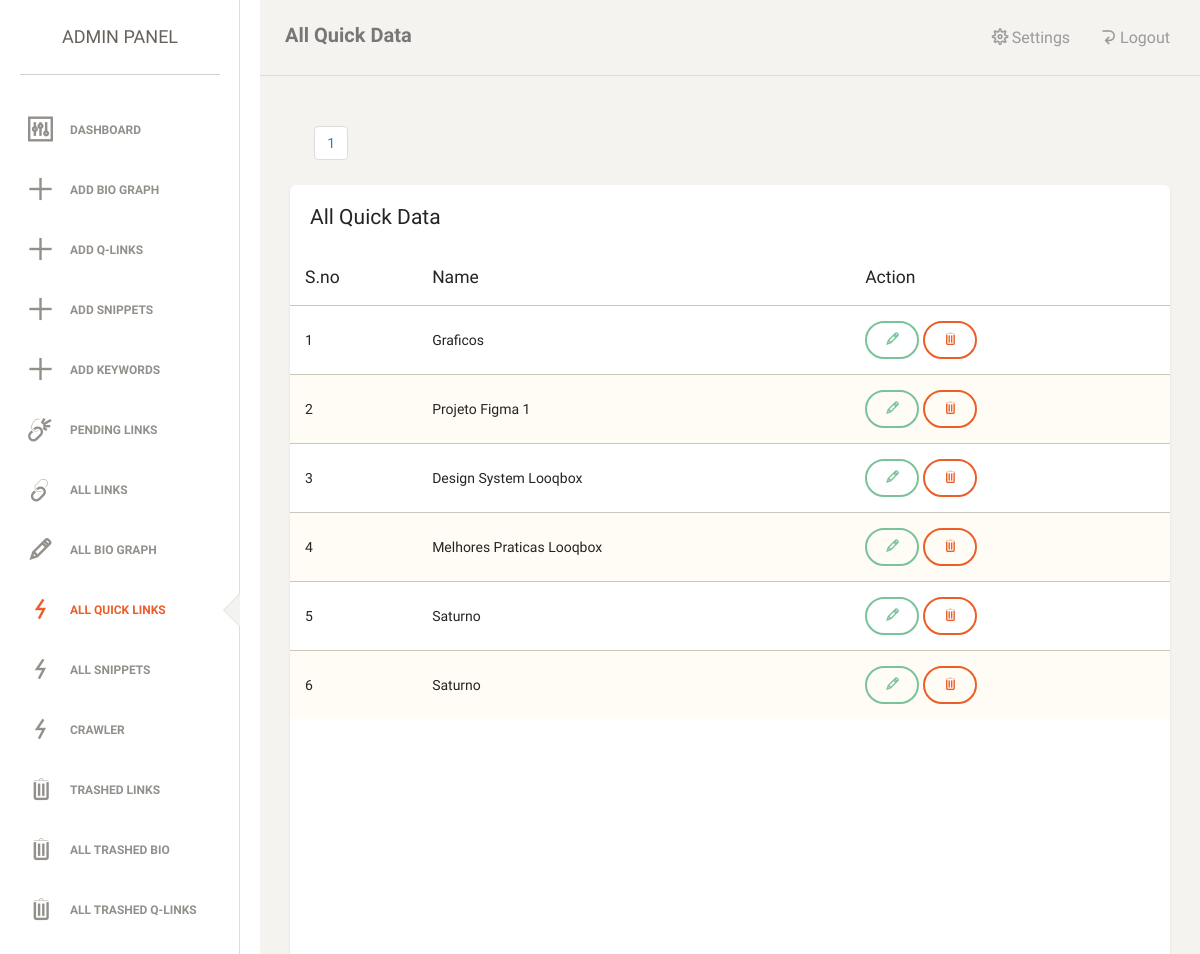
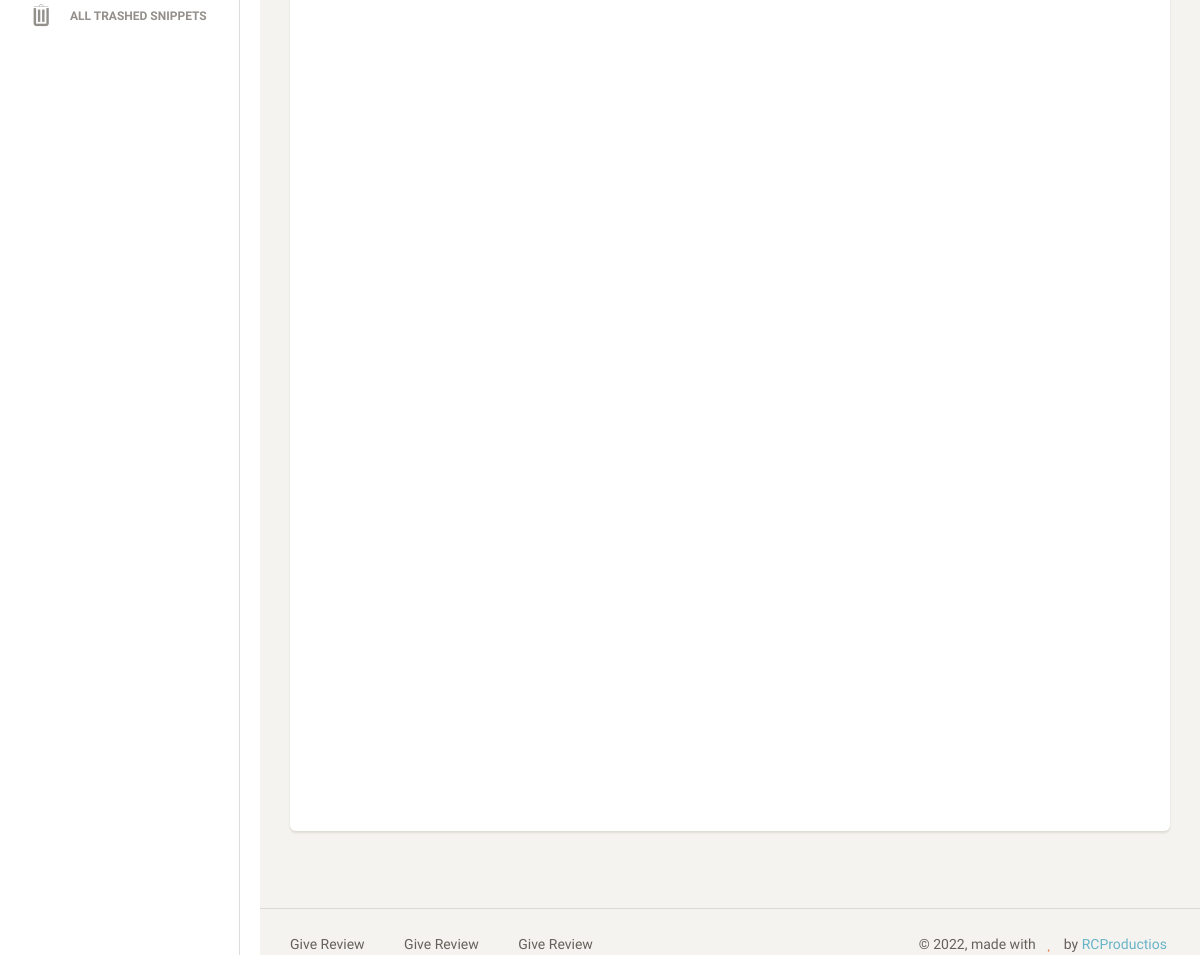
Page /admin/quick_data.php (signed in) on the committed database (2 pictures, top to bottom).
### tables this page shows
CREATE TABLE `quick_know` (
  `id` int(11) NOT NULL,
  `name` longtext NOT NULL,
  `data` longtext NOT NULL,
  `embed` longtext NOT NULL,
  `slides` longtext NOT NULL,
  `youtube` longtext NOT NULL,
  `desc2` longtext NOT NULL,
  `title3` longtext NOT NULL,
  `desc3` longtext NOT NULL,
  `title4` longtext NOT NULL,
  `desc4` longtext NOT NULL,
  `title5` longtext NOT NULL,
  `desc5` longtext NOT NULL,
  `title6` longtext NOT NULL,
  `desc6` longtext NOT NULL,
  `title7` longtext NOT NULL,
  `desc7` longtext NOT NULL,
  `title8` longtext NOT NULL,
  `desc8` longtext NOT NULL,
  `status` longtext NOT NULL
);

### admin/quick_data.php (the view, shortened to what this page needs)
<?php
	include '../inc/db_connect.php';
$limit = 20;
if (isset($_GET["page"])) { $page  = $_GET["page"]; } else { $page=1; };
$start_from = ($page-1) * $limit;
?>
<!doctype html>
<html lang="en">
<head>
    <link href="assets/css/bootstrap.min.css" rel="stylesheet" />
    <link href="assets/css/animate.min.css" rel="stylesheet"/>
    <link href="assets/css/paper-dashboard.css" rel="stylesheet"/>
    <link href="assets/css/demo.css" rel="stylesheet" />
    <link href="css/font-awesome.min.css" rel="stylesheet">
    <link href="assets/css/themify-icons.css" rel="stylesheet">
</head>
<body>
<div class="wrapper">
<?php include 'sidebar.php';?>
    <div class="main-panel">
		<nav class="navbar navbar-default">
            <div class="container-fluid">
                <div class="navbar-header">
                    <a class="navbar-brand" href="#">All Quick Data</a>
                </div>
                <?php include 'header.php'; ?>
            </div>
        </nav>
		<div class="content">
            <div class="container-fluid">&nbsp;&nbsp;&nbsp;&nbsp;&nbsp;&nbsp;
					<?php
			$sql = "SELECT count(id) FROM quick_know WHERE status='published' ORDER BY id ASC LIMIT $start_from, $limit";
			$rs_result = mysqli_query($conn,$sql);
			$row = mysqli_fetch_array($rs_result,MYSQLI_NUM);
			$total_records = $row[0];
			if($total_records<200)
			{
				$total_pages = ceil($total_records / $limit);
				$pagLink = "<ul class='pagination'>";
				for ($i=1; $i<=$total_pages; $i++) {
							 $pagLink .= "<li class='page-item'><a class='page-link' href='?page=".$i."'>".$i."</a></li>";
				};
				echo $pagLink . "</ul>";
			}
		?><div style="height:1600px" class="card card-map">
					<div class="header">
                        <h4 class="title">All Quick Data</h4>
                    </div>
					<div class="map">
					<table class="table table-striped">
                                    <thead>
                                    	<th>S.no</th>
                                    	<th>Name</th>
                                    	<th>Action</th>
                                    </thead>
                                    <tbody>
						<?php
						$sql="SELECT * FROM quick_know where status='published'";
						$result=mysqli_query($conn,$sql);
						$count=0;
						while($rows=mysqli_fetch_assoc($result)){
							$count++;
									echo ' <tr>
                                        	<td>'.$count.'</td>
                                        	<td>'.$rows['name'].'</td>
                                        	<td>
											<form action="" method="post">
											<input type="hidden" name="id" value="'.$rows['id'].'">
											<a href="update_qdata?id='.$rows['id'].'" class="btn btn-success"><i class="ti-pencil"></i></a>
											<button name="delete" class="btn btn-danger"><i class="ti-trash"></i></button>
											</form>
											</td>
                                        </tr>';
						}
						?>
						</tbody>
						</table>
					</div>
				</div>
			</div>
		</div>
        <?php include 'footer.php'; ?>
    </div>
</div>
</body>
</html>

### admin/sidebar.php
<div class="sidebar" data-background-color="white" data-active-color="danger">
<div style="width:240px;" class="sidebar-wrapper">
            <div class="logo">
                <a href="#" class="simple-text">
                    Admin Panel
                </a>
            </div>
            <ul class="nav">
			<?php if(basename($_SERVER['PHP_SELF'])=='dashboard.php'){echo'<li class="active">';}else{echo'<li>';}?>
                    <a href="dashboard.php">
                        <i class="ti-panel"></i>
                        <p>Dashboard</p>
                    </a>
                </li>
				<?php if(basename($_SERVER['PHP_SELF'])=='add_bio.php'){echo'<li class="active">';}else{echo'<li>';}?>
                    <a href="add_bio">
                        <i class="ti-plus"></i>
                        <p>Add Bio Graph</p>
                    </a>
                </li>
				 <?php if(basename($_SERVER['PHP_SELF'])=='add_qdata.php'){echo'<li class="active">';}else{echo'<li>';}?>
                    <a href="add_qdata">
                        <i class="ti-plus"></i>
                        <p>Add Q-links</p>
                    </a>
                </li>
                <?php if(basename($_SERVER['PHP_SELF'])=='add_snippet.php'){echo'<li class="active">';}else{echo'<li>';}?>
                    <a href="add_snippet">
                        <i class="ti-plus"></i>
                        <p>Add Snippets</p>
                    </a>
                </li>
				<?php if(basename($_SERVER['PHP_SELF'])=='keywords.php'){echo'<li class="active">';}else{echo'<li>';}?>
                    <a href="keywords">
                        <i class="ti-plus"></i>
                        <p>Add Keywords</p>
                    </a>
                </li>
				<?php if(basename($_SERVER['PHP_SELF'])=='all_plinks.php'){echo'<li class="active">';}else{echo'<li>';}?>
                    <a href="all_plinks">
                        <i class="ti-unlink"></i>
                        <p>Pending Links</p>
                    </a>
                </li>
				 <?php if(basename($_SERVER['PHP_SELF'])=='all_links.php'){echo'<li class="active">';}else{echo'<li>';}?>
                    <a href="all_links">
                        <i class="ti-link"></i>
                        <p>All Links</p>
                    </a>
                </li>
				<?php if(basename($_SERVER['PHP_SELF'])=='all_bio.php'){echo'<li class="active">';}else{echo'<li>';}?>
                    <a href="all_bio">
                        <i class="ti-pencil"></i>
                        <p>All Bio Graph</p>
                    </a>
                </li>
				<?php if(basename($_SERVER['PHP_SELF'])=='quick_data.php'){echo'<li class="active">';}else{echo'<li>';}?>
                    <a href="quick_data">
                        <i class="ti-bolt-alt"></i>
                        <p>All Quick Links</p>
                    </a>
                </li>
                <?php if(basename($_SERVER['PHP_SELF'])=='all_snippets.php'){echo'<li class="active">';}else{echo'<li>';}?>
                    <a href="all_snippets">
                        <i class="ti-bolt-alt"></i>
                        <p>All Snippets</p>
                    </a>
                </li>
                <?php if(basename($_SERVER['PHP_SELF'])=='update_crawl.php?id=1'){echo'<li class="active">';}else{echo'<li>';}?>
                    <a href="update_crawl.php?id=1">
                        <i class="ti-bolt-alt"></i>
                        <p>Crawler</p>
                    </a>
                </li>
				<?php if(basename($_SERVER['PHP_SELF'])=='trash_links.php'){echo'<li class="active">';}else{echo'<li>';}?>
                    <a href="trash_links">
                        <i class="ti-trash"></i>
                        <p>Trashed Links</p>
                    </a>
                </li>
				<?php if(basename($_SERVER['PHP_SELF'])=='trash_bio.php'){echo'<li class="active">';}else{echo'<li>';}?>
                    <a href="trash_bio">
                        <i class="ti-trash"></i>
                        <p>All Trashed Bio</p>
                    </a>
                </li>
				<?php if(basename($_SERVER['PHP_SELF'])=='trash_qdata.php'){echo'<li class="active">';}else{echo'<li>';}?>
                    <a href="trash_qdata">
                        <i class="ti-trash"></i>
                        <p>All Trashed Q-links</p>
                    </a>
                </li>
                <?php if(basename($_SERVER['PHP_SELF'])=='trash_snippet.php'){echo'<li class="active">';}else{echo'<li>';}?>
                    <a href="trash_snippet">
                        <i class="ti-trash"></i>
                        <p>All Trashed Snippets</p>
                    </a>
                </li>
            </ul>
    	</div>
    </div>

### admin/header.php
<div class="collapse navbar-collapse">
                    <ul class="nav navbar-nav navbar-right">
						<li>
                            <a href="settings">
								<i class="ti-settings"></i>
								<p>Settings</p>
                            </a>
                        </li>
						<li>
                            <a href="logout">
								<i class="ti-back-left"></i>
								<p>Logout</p>
                            </a>
                        </li>
                    </ul>
                </div>

### admin/footer.php
<footer class="footer">
            <div class="container-fluid">
                <nav class="pull-left">
                    <ul>
                        <li>
                            <a href="http://codester.com/rohit8">
                                Give Review
                            </a>
                        </li>
                        <li>
                            <a href="http://codester.com/rohit8">
                                Give Review
                            </a>
                        </li>
                        <li>
                            <a href="http://codester.com/rohit8">
                                Give Review
                            </a>
                        </li>
                    </ul>
                </nav>
                <div class="copyright pull-right">
                    &copy; <script>document.write(new Date().getFullYear())</script>, made with <i class="fa fa-heart heart"></i> by <a href="http://www.facebook.com/itsrohitofficialprofile">RCProductios</a>
                </div>
            </div>
        </footer>

### rows in the picture
quick_know: name "Graficos"
quick_know: name "Projeto Figma 1"
quick_know: name "Design System Looqbox"
quick_know: name "Melhores Praticas Looqbox"
quick_know: name "Saturno"
quick_know: name "Saturno"
